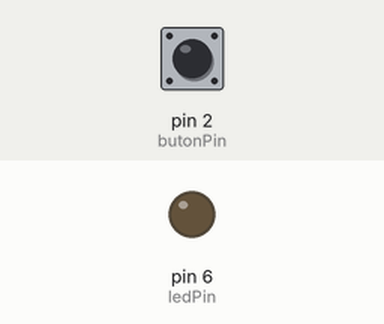
Bench run of a sketch on a simulated Arduino Uno, built with avr-gcc and run on an emulated ATmega328P. Parts: output pins drawn as LEDs (lit = HIGH). The test bench sets the inputs (shaded band); at power-on: pin 2 (butonPin) LOW.

Above: at 1.2 s.
1.3 s: pin 2 (butonPin) pulled HIGH for 0.15 s
At 1.37 s:
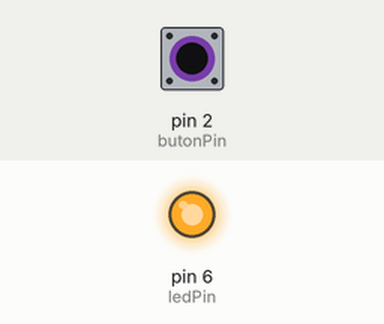
2.9 s: pin 2 (butonPin) pulled HIGH for 3.2 s
At 7.2 s:
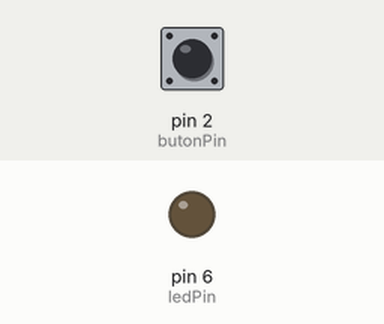
Timing chart, 0 to 8.7 s (numbered marks = the images above; inputs shaded):
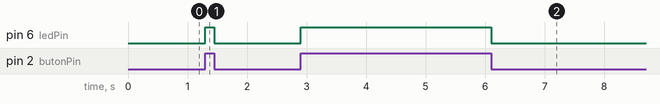

Measured:
- after the input at 1.3 s, pin 6 (ledPin): LOW → HIGH at once, → LOW 0.15 s later
- after the input at 2.9 s, pin 6 (ledPin): LOW → HIGH at once, → LOW 3.2 s later

The sketch:

ak0220_ifElse.ino
```cpp
/*
  BU KOD NE YAPAR?
  Bu kod, 2 numaralı pindeki butona basılı tutulduğu sürece 6 numaralı pindeki LED'i yakar;
  buton bırakılınca LED'i söndürür. Karar if / else ile tek yerde verilir.
*/

/*
  ak0220 — if / else: basınca yan, bırakınca sön
  Ne öğreneceğiz: else — "koşul doğruysa şunu yap, DEĞİLSE bunu yap" diye tek karar
  Malzeme: Arduino Uno kartı, USB kablosu, Paket 5 devresi (4 LED, pin 3/5/6/9),
    1 buton (pin 2), 1 adet 10 kΩ direnç (pull-down) — ak0210'un devresi aynen
  Devre: ak0210'un devresi aynen (Paket 5'in 4 LED'i + pin 2'deki buton, pull-down).
    Bu derste pin 6'daki LED kullanılıyor.

  Şimdilik kara kutu (sonra açacağız):
    void                    -> "fonksiyon" konusunda açılacak
    Serial ve noktalı yazım -> "fonksiyon" konusunda açılacak
  Bunlara şimdilik dokunma, sırası gelince tek tek açacağız.

  kaynak: ..\arsiv\012butonLed\012butonLed.ino — kaynakta üç şey taşınmadı:
          (1) #define BUTON digitalRead(2) kalıbı: okuma işini bir isme saklıyordu,
          digitalRead görünmez oluyordu; const int butonPin + açık digitalRead yazıldı.
          (2) pinMode(BUTON, INPUT): bu satır aslında pin 0 ya da 1'e dokunuyordu
          (seri portun pinleri); pinMode(butonPin, INPUT) yapıldı.
          (3) Süslü parantezsiz if/else: burada hep { } var.
*/

// --- KAVRAM ---
// ak0210'da LED'i iki ayrı işle yönetiyorduk: önce her turda SÖNDÜR, sonra butona
// basılıysa YAK. O kod çalışıyordu ama LED basılıyken de her turda bir anlığına
// söndürülüyordu (gözle görünmese de).
// else bu iki işi TEK karara çevirir: if (koşul) { doğruysa } else { değilse }.
// Kart iki bloktan YALNIZ birini çalıştırır — ya o ya bu, hiçbir zaman ikisi birden.
//
// Eski (else'siz) hâl, karşılaştırman için:
//   digitalWrite(ledPin, LOW);
//   if (digitalRead(butonPin) == HIGH) { digitalWrite(ledPin, HIGH); }
const int butonPin = 2;
const int ledPin = 6;

void setup() {
  pinMode(ledPin, OUTPUT);
  pinMode(butonPin, INPUT);
}

void loop() {
  if (digitalRead(butonPin) == HIGH) { // butona basıldı mı?
    digitalWrite(ledPin, HIGH);        // evet: yak
  } else {
    digitalWrite(ledPin, LOW);         // hayır: söndür
  }
}

// --- SEN YAP ---
// 1) Ünite 1'de else'siz kurduğun ak0160'ı (tek sayıları yazdır) else ile yeniden
//    yaz: tek sayıda "TEK", değilse "CIFT" yazsın. (Yeni bir taslak aç, Serial.begin(9600)
//    ve ekran gerekir.) else ile kod kısaldı mı, uzadı mı?
// 2) İki LED kullan (pin 6 ve pin 9): butona basılıyken biri, basılı değilken ötekisi
//    yansın. Hangi LED "basılı" bloğunda, hangisi else bloğunda? Kod kaç satır?
// 3) [ileri] else'in içine ikinci bir if koyabilir misin? Ne işe yarardı, düşün.
```
